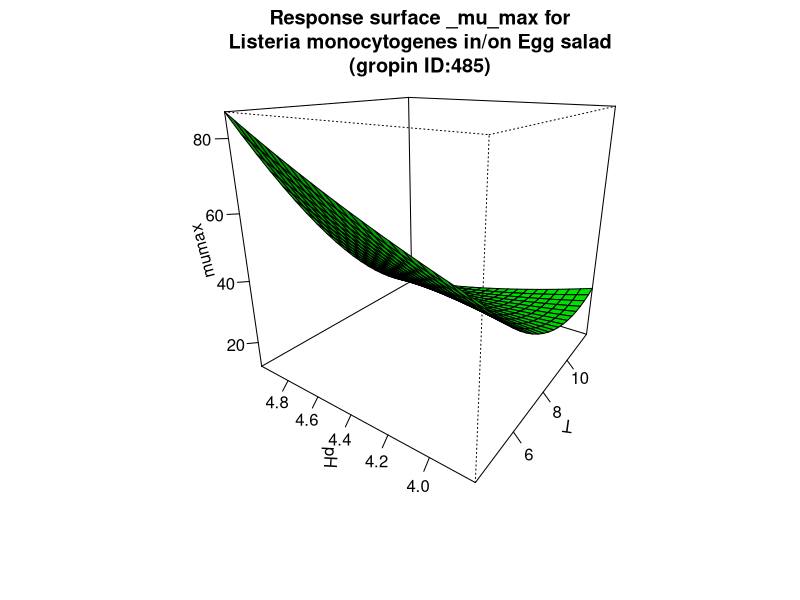

This figure's R source:
#############################
# start of Parameter script
#############################
T <- seq(4.004,11.988011988012,length.out=21)
pH <- seq(3.8038,4.995004995005,length.out=21)
#############################
# end of Parameter script
#############################
############################# 
# start of Model script Gropin ID 485 
#############################
 
# constant coefficients for this model
 
variables <- data.frame(T,pH)
argumentsPar <- unique.data.frame(expand.grid(variables))
 
# heart of the model
response_surface <- function(T,pH) {
   mumax <-15.5+4.6*pH+4.78*(pH^2)+4.9*T+0.7*(T^2)-5.1*(pH*T)

	return(mumax=mumax)
} 

# output parameters
responseSurface <- cbind(argumentsPar,response_surface(argumentsPar['T'],argumentsPar['pH']))
colnames(responseSurface) <- c(colnames(argumentsPar),'mumax')
#############################
# End of Model script
#############################
############################# 
# start of Visualisation script Gropin ID 485 
#############################
titleText <-'Response surface _mu_max for
Listeria monocytogenes in/on Egg salad
(gropin ID:485)'
persp(T,pH,matrix(unlist(responseSurface$'mumax'),nrow=21),col = 'green',xlab='T',ylab='pH',zlab='mumax',main=titleText,theta=305,phi=20,shade=0.25,ticktype = 'detailed')
#############################
# End of Visualisation script
#############################
